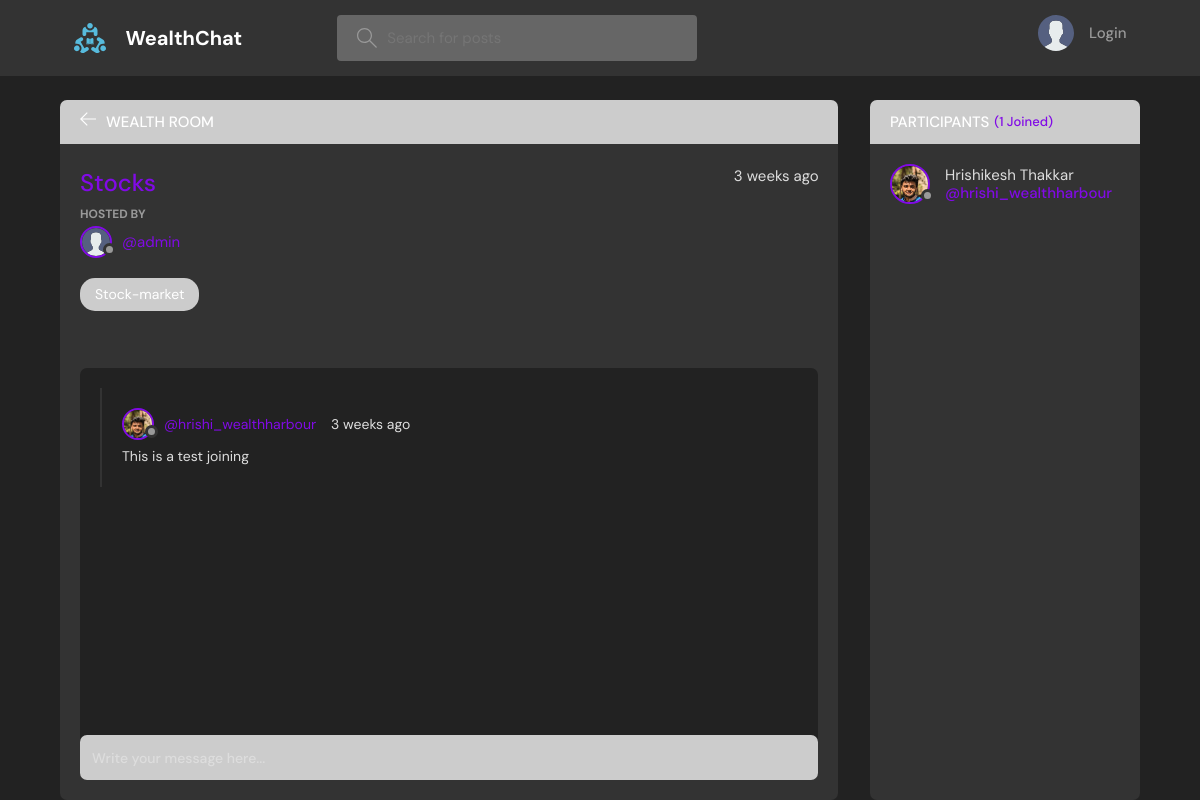
The page /room/1/ on the database its author committed.
### base/models.py (models this page shows, shortened)
class Room(models.Model):
    host = models.ForeignKey(User, on_delete=models.SET_NULL, null=True)
    topic = models.ForeignKey(Topic, on_delete=models.SET_NULL, null=True)
    name = models.CharField(max_length=200)
    description = models.TextField(null=True, blank=True)
    participants = models.ManyToManyField(
        User, related_name='participants', blank=True)
    updated = models.DateTimeField(auto_now=True)
    created = models.DateTimeField(auto_now_add=True)
    class Meta:
        ordering = ['-updated', '-created']

class User(AbstractUser):
    name = models.CharField(max_length=200, null=True)
    email = models.EmailField(unique=True, null=True)
    bio = models.TextField(null=True)
    avatar = models.ImageField(null=True, default="avatar.svg")
    USERNAME_FIELD = 'email'
    REQUIRED_FIELDS = []

class Topic(models.Model):
    name = models.CharField(max_length=200)
    def __str__(self):
        return self.name

class Message(models.Model):
    user = models.ForeignKey(User, on_delete=models.CASCADE)
    room = models.ForeignKey(Room, on_delete=models.CASCADE)
    body = models.TextField()
    updated = models.DateTimeField(auto_now=True)
    created = models.DateTimeField(auto_now_add=True)
    class Meta:
        ordering = ['-updated', '-created']

### base/views.py (the view, shortened to what this page needs)
# urls.py: path('room/<str:pk>/', views.room, name="room"),
def room(request, pk):
    room = Room.objects.get(id=pk)
    room_messages = room.message_set.all()
    participants = room.participants.all()
    context = {'room': room, 'room_messages': room_messages,
               'participants': participants}
    return render(request, 'base/room.html', context)

### base/templates/base/room.html (shortened to what this page needs)
{% extends 'main.html' %}
{% block content %}
<main class="profile-page layout layout--2">
  <div class="container">
    <div class="room">
      <div class="room__top">
        <div class="room__topLeft">
          <a href="{% url 'home' %}">
            <svg version="1.1" xmlns="http://www.w3.org/2000/svg" width="32" height="32" viewBox="0 0 32 32">
              <title>arrow-left</title>
              <path
                d="M13.723 2.286l-13.723 13.714 13.719 13.714 1.616-1.611-10.96-10.96h27.625v-2.286h-27.625l10.965-10.965-1.616-1.607z">
              </path>
            </svg>
          </a>
          <h3>Wealth Room</h3>
        </div>
      </div>
      <div class="room__box scroll">
        <div class="room__header scroll">
          <div class="room__info">
            <h3>{{room.name}}</h3>
            <span>{{room.created|timesince}} ago</span>
          </div>
          <div class="room__hosted">
            <p>Hosted By</p>
            <a href="{% url 'user-profile' room.host.id %}" class="room__author">
              <div class="avatar avatar--small">
                <img src="{{room.host.avatar.url}}" />
              </div>
              <span>@{{room.host.username}}</span>
            </a>
          </div>
          <span class="room__topics">{{room.topic}}</span>
        </div>
        <div class="room__conversation">
          <div class="threads scroll">
            {% for message in room_messages %}
            <div class="thread">
              <div class="thread__top">
                <div class="thread__author">
                  <a href="{% url 'user-profile' message.user.id %}" class="thread__authorInfo">
                    <div class="avatar avatar--small">
                      <img src="{{message.user.avatar.url}}" />
                    </div>
                    <span>@{{message.user.username}}</span>
                  </a>
                  <span class="thread__date">{{message.created|timesince}} ago</span>
                </div>
              </div>
              <div class="thread__details">
                {{message.body}}
              </div>
            </div>
            {% endfor %}
          </div>
        </div>
      </div>
      <div class="room__message">
        <form action="" method="POST">
          <input name="body" placeholder="Write your message here..." />
        </form>
      </div>
    </div>
    <div class="participants">
      <h3 class="participants__top">Participants <span>({{participants.count}} Joined)</span></h3>
      <div class="participants__list scroll">
        {% for user in participants %}
        <a href="{%  url 'user-profile' user.id %}" class="participant">
          <div class="avatar avatar--medium">
            <img src="{{user.avatar.url}}" />
          </div>
          <p>
            {{user.name}}
            <span>@{{user.username}}</span>
          </p>
        </a>
        {% endfor %}
      </div>
    </div>
  </div>
</main>
{% endblock content %}

### rows shown on the page
Room: name "Stocks", created "3 weeks", host.avatar (placeholder picture), host.username "admin", topic "Stock-market"
Message: user.avatar (picture), user.username "hrishi_wealthharbour", created "3 weeks", body "This is a test joining"
User: avatar (picture), name "Hrishikesh Thakkar", username "hrishi_wealthharbour"

### other values the page prints
{{ participants.count }} "1"
